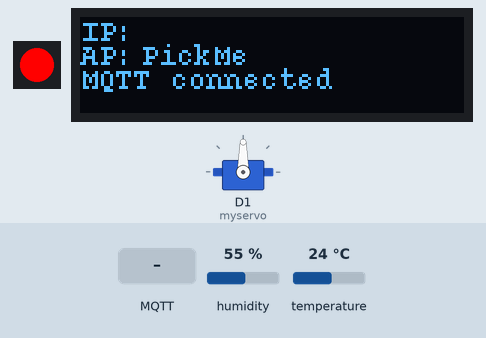
This sketch was run on a simulated ESP8266 (NodeMCU). Shown: servo, 1 RGB LEDs in strip order, left to right, 128×32 one-colour display. Inputs (shaded band) come from the test bench; at power-on: humidity 55 %, temperature 24 °C. WiFi joins after 1.5 s; servers stay silent unless stated; no MQTT or app messages arrive unless stated; what the sketch prints to the serial monitor is not drawn.

Above: at 3.6 s.
3.7 s: MQTT message "GREEN" arrives on the first subscribed topic
At 4.4 s:
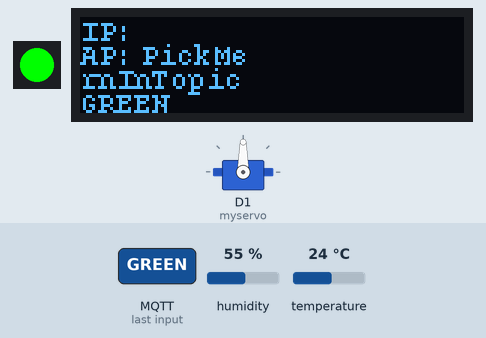
5.2 s: MQTT message "RED" arrives on the first subscribed topic
At 5.6 s:
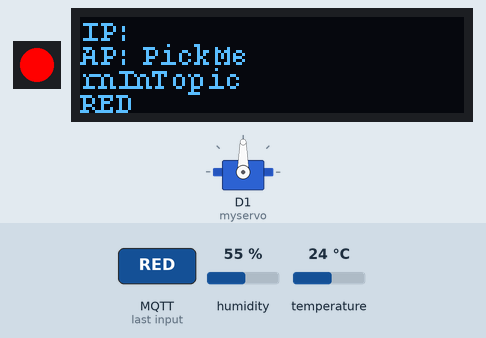
6.7 s: MQTT message "1" arrives on the first subscribed topic
At 7.4 s:
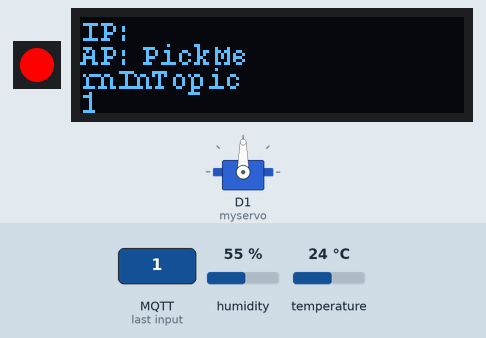
Timing chart, 0 to 9.7 s (numbered marks = the images above; inputs shaded):
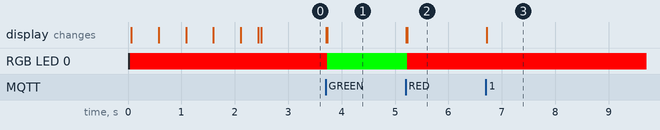

The sketch:

wifi-led-something.ino
```cpp
#include <Servo.h>
#include <ESP8266WiFi.h>
#include <PubSubClient.h>
#include <Arduino.h>
#include <U8g2lib.h>
#include "FastLED.h"
#include <DHT.h>

#ifdef U8X8_HAVE_HW_SPI
#include <SPI.h>
#endif
#ifdef U8X8_HAVE_HW_I2C
#include <Wire.h>
#endif

// https://github.com/knolleary/pubsubclient

/************************* WiFi & Config *********************************/

#define WLAN_SSID         "PickMe"
#define WLAN_PASS         "fallout312345"
//const char* mqtt_server   = "broker.mqtt-dashboard.com";
const char* mqtt_server   = "mqtt.rniemand.com";
String CLIENT_NAME        = "esp8266";
#define NUM_LEDS          1
#define DATA_PIN          D2
#define DHTPIN            D3
#define DHTTYPE           DHT11
bool dhtReadSuccess       = false;
float humidity            = 0;
float temperature         = 0;
float heatIndex           = 0;
// rnInTopic  |  rnOutTopic

/************************* WiFi & Config *********************************/

U8G2_SSD1306_128X32_UNIVISION_F_SW_I2C u8g2(U8G2_R0, /* clock=*/ D5, /* data=*/ D6, /* reset=*/ U8X8_PIN_NONE);
WiFiClient espClient;
PubSubClient client(espClient);
CRGB leds[NUM_LEDS];
Servo myservo;
DHT                     dht(DHTPIN, DHTTYPE);

long lastMsg = 0;
long lastDhtPublish = 0;
char msg[50];
String line1 = "";
String line2 = "";
bool newMessage = false;


void setup(void) {
  Serial.begin(9600);
  Serial.println("Booting up");
  myservo.attach(D1);

  FastLED.addLeds<WS2812B, DATA_PIN, GRB>(leds, NUM_LEDS);
  setLedColor(255, 0, 0);

  u8g2.begin();
  waitForWiFiConnection();
  connectMqtt();

  waitForDhtReady();
  //myservo.write(45);

  Serial.println("booted");
}

void loop(void) {
  if (!client.connected()) {
    reconnect();
  }
  client.loop();
  long now = millis();

  if(newMessage == true) {
    updateScreen();
    newMessage = false;
    delay(500);
  } else {
    if (now - lastMsg > 5000) {
      lastMsg = now;

      int length = CLIENT_NAME.length() + 1;
      char tmp[length];
      CLIENT_NAME.toCharArray(tmp, length);
      client.publish("devices/heartbeat", tmp);
    }
  }

  if (now - lastDhtPublish > 10000) {
    readDhtValues();

    char _temp[10] = {0};
    dtostrf (temperature, 6 , 2, _temp);
    client.publish("home/lounge/temperature", _temp);
    Serial.print("temperature: ");
    Serial.println(_temp);

    char _humid[10] = {0};
    dtostrf (humidity, 6 , 2, _humid);
    client.publish("home/lounge/humidity", _humid);
    Serial.print("humidity: ");
    Serial.println(_humid);

    char _heat[10] = {0};
    dtostrf (heatIndex, 6 , 2, _heat);
    client.publish("home/lounge/heatIndex", _heat);
    Serial.print("heatIndex: ");
    Serial.println(_heat);

    Serial.println("publishing temperature data");
    lastDhtPublish = now;
  }

  //updateScreen();
  //delay(250);
}

void connectMqtt() {
  Serial.print("Connecting to MQTT :");
  Serial.println(mqtt_server);
  print("Connecting MQTT", mqtt_server);

  client.setServer(mqtt_server, 1883);
  client.setCallback(callback);
  Serial.println("Connected to MQTT");
}

void callback(char* topic, byte* payload, unsigned int length) {
  //line1 = String("Message [" + topic + "]");
  line1 = topic;
  char tmp[length + 1];

  Serial.println(topic);
  Serial.println(length);

  for (int i = 0; i < length; i++) {
    Serial.print((char)payload[i]);
    tmp[i] = (char)payload[i];
    newMessage = true;
  }
  tmp[length] = '\0';

  Serial.println();
  Serial.println(tmp);
  line2 = String(tmp);

  updateScreen();

  if(line2.indexOf("RED") != -1){
    setLedColor(255, 0, 0);
  }
  if(line2.indexOf("GREEN") != -1){
    setLedColor(0, 255, 0);
  }
  if(line2.indexOf("BLUE") != -1){
    setLedColor(0, 0, 255);
  }
  if(line2.indexOf("RGB,") == 0){
    Serial.println("------------------------");
    int posComma = line2.indexOf(',', 4);
    Serial.println(posComma);
    Serial.println(line2.indexOf(',', posComma));
    String _red = line2.substring(4, line2.indexOf(',', posComma));
    Serial.println(_red.toInt());
    posComma = line2.indexOf(',', posComma) + 1;

    Serial.println(posComma);
    Serial.println(line2.indexOf(',', posComma));
    String _green = line2.substring(posComma, line2.indexOf(',', posComma));
    Serial.println(_green.toInt());
    posComma = line2.indexOf(',', posComma) + 1;

    Serial.println(posComma);
    Serial.println(line2.indexOf(',', posComma));
    String _blue = line2.substring(posComma, line2.indexOf(',', posComma));
    Serial.println(_blue.toInt());

    setLedColor(_red.toInt(), _green.toInt(), _blue.toInt());
  }
  if(line2.indexOf("SERVO,") == 0){
    String _pos = line2.substring(6, line2.length());
    Serial.println(_pos.toInt());
    myservo.write(_pos.toInt());
  }

  // Switch on the LED if an 1 was received as first character
  if ((char)payload[0] == '1') {
    digitalWrite(BUILTIN_LED, LOW);   // Turn the LED on (Note that LOW is the voltage level
    // but actually the LED is on; this is because
    // it is acive low on the ESP-01)
  } else {
    digitalWrite(BUILTIN_LED, HIGH);  // Turn the LED off by making the voltage HIGH
  }

}

void reconnect() {
  // Loop until we're reconnected
  while (!client.connected()) {
    print("Attempting MQTT connection...", "");
    // Create a random client ID
    //String clientId = "ESP8266Client-";
    //clientId += String(random(0xffff), HEX);
    // Attempt to connect
    if (client.connect(CLIENT_NAME.c_str(), "esp8266", "bob")) {
      print("MQTT connected", "");
      // Once connected, publish an announcement...
      client.publish("outTopic", "hello world");
      // ... and resubscribe
      client.subscribe("rnInTopic");
    } else {
      print("failed, rc=" + client.state(), "Waiting 5 secs.");
      // Wait 5 seconds before retrying
      delay(5000);
    }
  }
}

void updateScreen() {
  u8g2.clearBuffer();
  u8g2.setFont(u8g2_font_courR08_tf);
  u8g2.drawStr(0,8,"IP: ");
  u8g2.drawStr(20,8, getIpAddress());
  //u8g2.drawStr(0,16,"AP: " + WLAN_SSID);
  u8g2.drawStr(0,16, "AP: ");
  u8g2.drawStr(20,16, WLAN_SSID);

  int line1length = line1.length() + 1;
  char char_array_1[line1length];
  line1.toCharArray(char_array_1, line1length);
  u8g2.drawStr(0,24, char_array_1);

  int line2length = line2.length() + 1;
  char char_array_2[line2length];
  line2.toCharArray(char_array_2, line2length);
  u8g2.drawStr(0,32, char_array_2);

  u8g2.sendBuffer();
}

void waitForWiFiConnection() {
  u8g2.clearBuffer();
  u8g2.setFont(u8g2_font_courR08_tf);
  u8g2.drawStr(0,8,"Connecting to");
  u8g2.drawStr(0,16, WLAN_SSID);
  u8g2.sendBuffer();
  char dots[20] = "";
  int pos = 0;

  Serial.println("Connecting to WiFi");
  WiFi.begin(WLAN_SSID, WLAN_PASS);
  while (WiFi.status() != WL_CONNECTED) {
    Serial.print(".");
    dots[pos] = '.';
    u8g2.drawStr(0,24, dots);
    u8g2.sendBuffer();
    delay(500);
    pos++;
  }
  Serial.println();
  Serial.println("Connected");

  u8g2.drawStr(0,32,"Connected!");
  u8g2.sendBuffer();
  delay(500);

  line1 = "WiFi: Connected";
  line2 = "Testing...";
}

String ipToString(IPAddress ip){
  String s="";
  for (int i=0; i<4; i++)
    s += i  ? "." + String(ip[i]) : String(ip[i]);
  return s;
}

void print(String l1, String l2) {
  line1 = l1;
  line2 = l2;

  updateScreen();
}

char* getIpAddress() {
  int str_len = 15;
  char char_array[str_len];
  ipToString(WiFi.localIP()).toCharArray(char_array, str_len);
  return char_array;
}

void setLedColor(byte red, byte green, byte blue) {
  leds[0] = CRGB(red, green, blue);
  FastLED.show();
}

void waitForDhtReady() {
  Serial.print("Waiting for DHT ");

  while(!dhtReadSuccess) {
    delay(250);
    Serial.print(".");
    readDhtValues();
  }

  Serial.print(" READY (temperature: ");
  Serial.print(temperature);
  Serial.print(" *C) (humidity: ");
  Serial.print(humidity);
  Serial.print(" %) (heatIndex: ");
  Serial.print(heatIndex);
  Serial.print(")");
  Serial.println();
}

void readDhtValues() {
  dhtReadSuccess = false;

  float h = dht.readHumidity();
  float t = dht.readTemperature();

  // Check if any reads failed and exit early (to try again).
  if (isnan(h) || isnan(t)) {
    return;
  }

  temperature = t;
  humidity = h;

  dhtReadSuccess = true;
  heatIndex = dht.computeHeatIndex(temperature, humidity, false);
  Serial.println("Updated DHT values");
}
```

Measured:
- after the input at 3.7 s, RGB LED 0: RGB(255, 0, 0) → RGB(0, 255, 0) at once; the display: first changes at once (image 1 shows a later state)
- after the input at 5.2 s, RGB LED 0: RGB(0, 255, 0) → RGB(255, 0, 0) at once; the display: first changes at once (image 2 shows a later state)
- after the input at 6.7 s, the display: changes at once (image 3)
